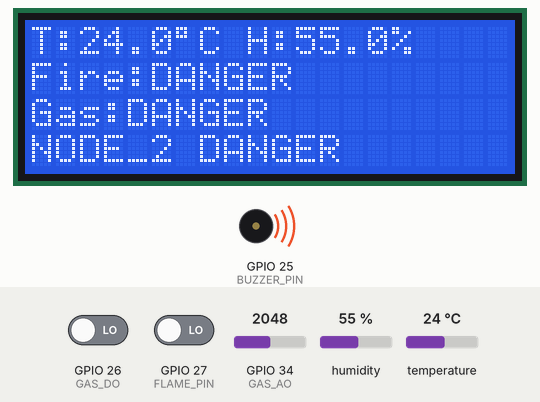
Recording of a sketch running on a simulated ESP32. On the bench: 20×4 character LCD, buzzer (waves = sounding). Inputs (shaded band) come from the test bench; at power-on: GPIO 26 (GAS_DO) LOW, GPIO 27 (FLAME_PIN) LOW, temperature 24 °C, GPIO 34 (GAS_AO) = 2048, humidity 55 %. WiFi joins after 1.5 s; servers stay silent unless stated; no MQTT or app messages arrive unless stated; what the sketch prints to the serial monitor is not drawn.

Above: at 2.8 s.
2.9 s: GPIO 26 (GAS_DO) driven HIGH
At 4.3 s:
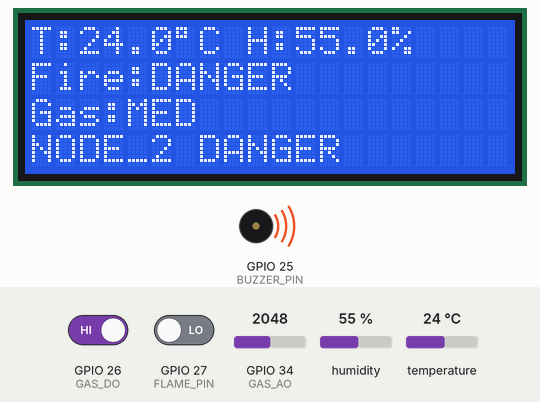
5.1 s: GPIO 27 (FLAME_PIN) driven HIGH
At 7.4 s:
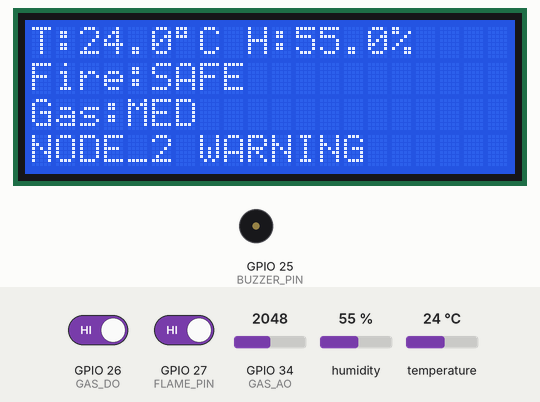
11.1 s: temperature set to 39.4 °C
At 16.0 s:
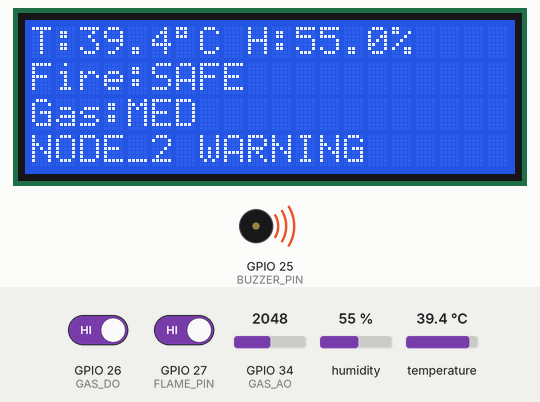
16.1 s: temperature set to 40.7 °C
At 18.4 s:
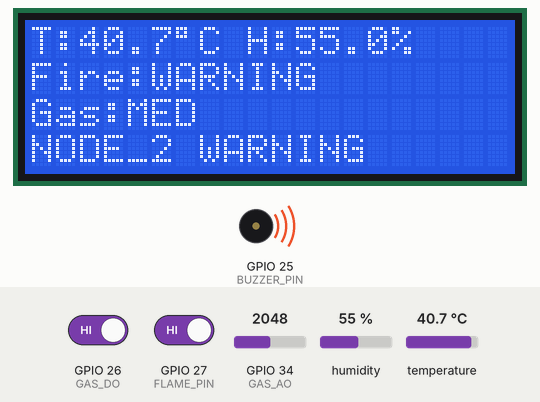
22.1 s: GPIO 34 (GAS_AO) set to 1960
At 24.4 s:
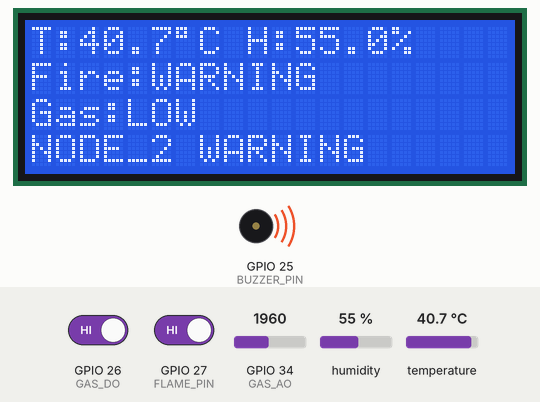
28.1 s: GPIO 34 (GAS_AO) set to 1047
30.1 s: GPIO 34 (GAS_AO) set to 941
At 32.0 s:
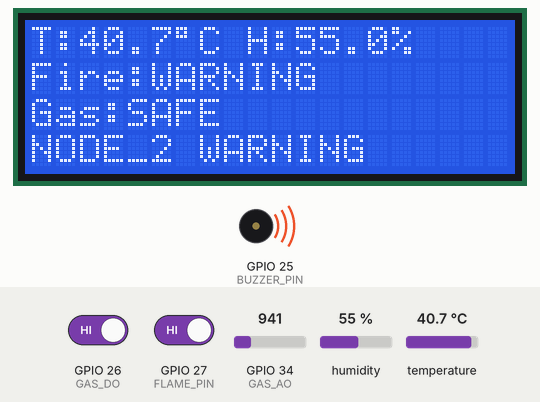
Timing chart, 0 to 37.1 s (numbered marks = the images above; inputs shaded):
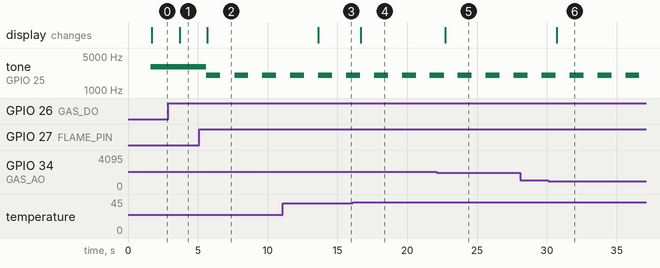

The sketch:

NODE_2.ino
```cpp
// SmartBuilding-Node_2.ino
/* NOTE:
  This file is based on the circuit designed on wokwi.
  Replace YOUR_WIFI_NAME / PASSWORD if needed. */

#include <WiFi.h>
#include <PubSubClient.h>
#include <ArduinoJson.h>
#include <Wire.h>
#include <LiquidCrystal_I2C.h>
#include <DHT.h>

#define NODE_ID "NODE_2"

const char* ssid = "Project BMS";             // Your WiFi SSID
const char* password = "hdsoaw_509p6";        // Your WiFi password
const char* mqtt_server = "192.168.137.146";  // Your MQTT Broker IP
const int mqtt_port = 1883;                   // Your MQTT port

#define DHTPIN 4
#define DHTTYPE DHT22
#define FLAME_PIN 27
#define GAS_DO 26
#define GAS_AO 34
#define BUZZER_PIN 25

WiFiClient espClient;
PubSubClient client(espClient);
DHT dht(DHTPIN, DHTTYPE);
LiquidCrystal_I2C lcd(0x27,20,4);

unsigned long previousSensorMillis = 0;
const unsigned long sensorInterval = 1000;
unsigned long previousBuzzerMillis = 0;
bool buzzerState = false;

void connectWiFi(){
  if(WiFi.status()==WL_CONNECTED) return;
  WiFi.begin(ssid,password);
  while(WiFi.status()!=WL_CONNECTED){
    delay(500);
    Serial.print(".");
  }
  Serial.println("\nWiFi Connected");
}

void callback(char* topic, byte* payload, unsigned int length){
  Serial.print("MQTT: ");
  for(unsigned int i=0;i<length;i++) Serial.print((char)payload[i]);
  Serial.println();
}

void reconnectMQTT()
{
    while (!client.connected())
    {
        Serial.println("Connecting MQTT...");

        if (client.connect(NODE_ID))
        {
            Serial.println("MQTT Connected");

            String t = "building/";
            t += NODE_ID;
            t += "/cmd";

            client.subscribe(t.c_str());

            Serial.println("Subscribed to: " + t);
        }
        else
        {
            Serial.print("MQTT Failed. State = ");
            Serial.println(client.state());

            delay(2000);
        }
    }
}

void setup(){
  Serial.begin(115200);
  dht.begin();
  pinMode(FLAME_PIN,INPUT);
  pinMode(GAS_DO,INPUT);

  lcd.init();
  lcd.backlight();
  lcd.clear();

  ledcAttach(BUZZER_PIN,2000,8);

  connectWiFi();
  Serial.println("WiFi Connected");
  Serial.println("Setting MQTT Server...");
  client.setServer(mqtt_server,mqtt_port);
  client.setCallback(callback);

  reconnectMQTT();
}

void loop(){
  connectWiFi();

  if(!client.connected())
    reconnectMQTT();

  client.loop();

  if(millis()-previousSensorMillis<sensorInterval)
    return;

  previousSensorMillis=millis();

  float temp=dht.readTemperature();
  float hum=dht.readHumidity();

  if(isnan(temp)||isnan(hum)){
    Serial.println("DHT Read Failed");
    return;

  }

  bool flameDetected=(digitalRead(FLAME_PIN)==LOW);
  bool gasDetected=(digitalRead(GAS_DO)==LOW);
  int gasValue=analogRead(GAS_AO);

  String fireStatus="SAFE";
  if(flameDetected) fireStatus="DANGER";
  else if(temp>40) fireStatus="WARNING";

  String gasStatus="SAFE";
  if(gasValue<1000) gasStatus="SAFE";
  else if(gasValue<2000) gasStatus="LOW";
  else if(gasValue<3000) gasStatus="MED";
  else gasStatus="DANGER";
  if(gasDetected) gasStatus="DANGER";

  String alertLevel="SAFE";
  if(fireStatus=="DANGER"||gasStatus=="DANGER") alertLevel="DANGER";
  else if(fireStatus=="WARNING"||gasStatus=="LOW"||gasStatus=="MED") alertLevel="WARNING";

  if(alertLevel=="SAFE"){
    ledcWriteTone(BUZZER_PIN,0);
    buzzerState=false;
  }else if(alertLevel=="WARNING"){
    if(millis()-previousBuzzerMillis>=300){
      previousBuzzerMillis=millis();
      buzzerState=!buzzerState;
      ledcWriteTone(BUZZER_PIN,buzzerState?2000:0);
    }
  }else{
    ledcWriteTone(BUZZER_PIN,3000);
  }

  lcd.setCursor(0,0);
  lcd.print("T:"); lcd.print(temp,1); lcd.print((char)223); lcd.print("C ");
  lcd.print("H:"); lcd.print(hum,1); lcd.print("%   ");

  lcd.setCursor(0,1);
  lcd.print("Fire:"); lcd.print(fireStatus); lcd.print("     ");

  lcd.setCursor(0,2);
  lcd.print("Gas:"); lcd.print(gasStatus); lcd.print("      ");

  lcd.setCursor(0,3);
  lcd.print(NODE_ID); lcd.print(" "); lcd.print(alertLevel); lcd.print("    ");

  StaticJsonDocument<256> doc;
  doc["node"]=NODE_ID;
  doc["temperature"]=temp;
  doc["humidity"]=hum;
  doc["gasValue"]=gasValue;
  doc["gasStatus"]=gasStatus;
  doc["fireStatus"]=fireStatus;
  doc["alert"]=alertLevel;

  char payload[256];
  serializeJson(doc,payload);

  String topic="building/";
  topic+=NODE_ID;
  topic+="/data";

  Serial.println("Publishing...");

  bool ok = client.publish(topic.c_str(), payload);

  Serial.print("Publish = ");
  Serial.println(ok);

  Serial.println(payload);
}
```

Measured:
- the behaviour switches between 40 and 40.1 °C on temperature (found by bisection; images 3 and 4)
- the behaviour switches between 2000 and 1999 on GPIO 34 (GAS_AO) (found by bisection; images 4 and 5)
- the behaviour switches between 1000 and 999 on GPIO 34 (GAS_AO) (found by bisection; images 5 and 6)
- after the input at 2.9 s, the display: changes after 0.79 s (image 1)
- after the input at 5.1 s, tone on GPIO 25 (BUZZER_PIN): alternates 2000 Hz for 1.0 s and silent for 1.0 s, starting after 0.52 s; the display: changes after 0.59 s (image 2)
- after the input at 11.1 s, the display: changes after 2.5 s (image 3)
- after the input at 16.1 s, the display: changes after 0.56 s (image 4)
- after the input at 22.1 s, the display: changes after 0.61 s (image 5)
- after the input at 30.1 s, the display: changes after 0.60 s (image 6)
